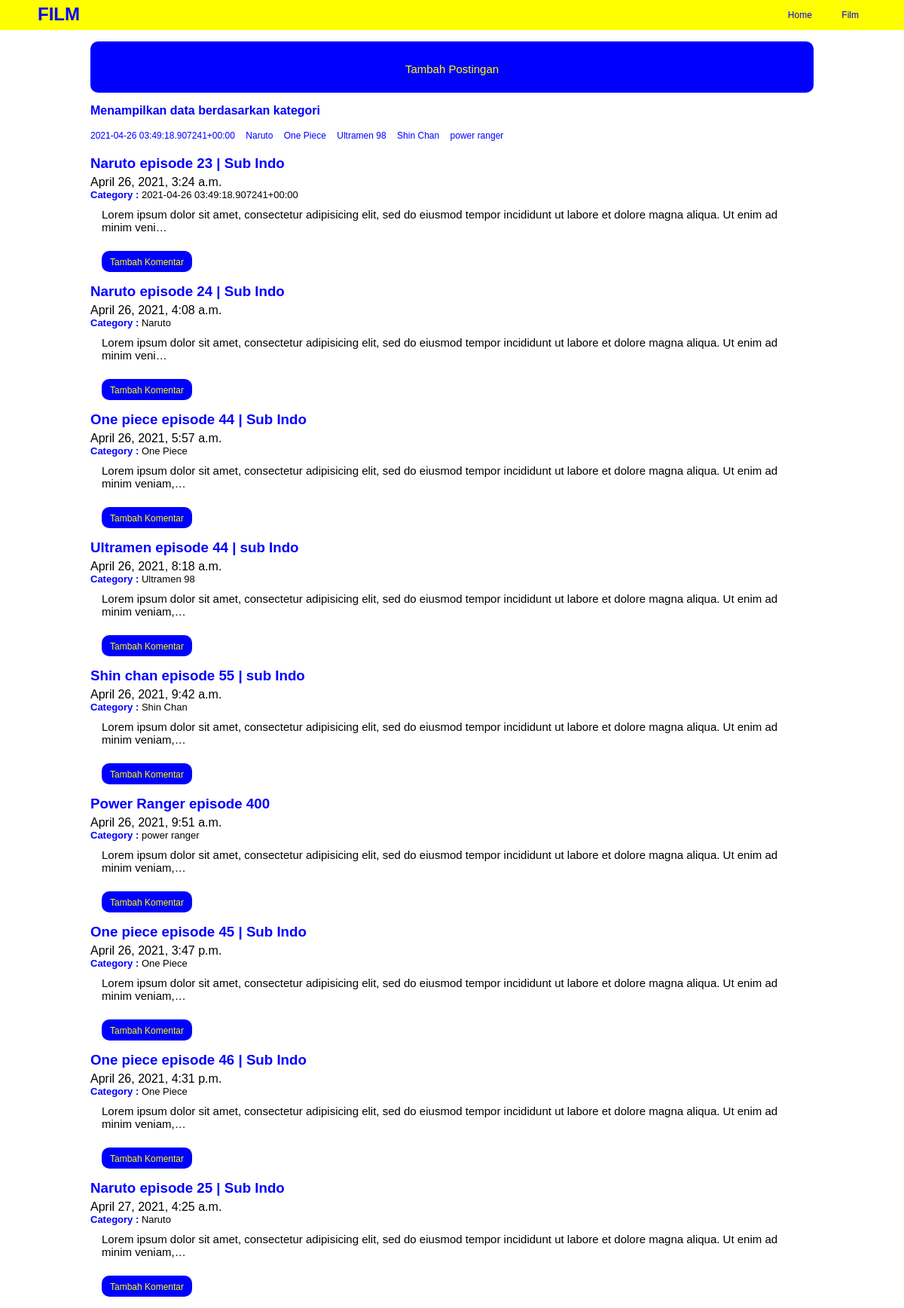
Screenshot of /film/ with the database file from the repository.
### film/models.py (models this page shows, shortened)
class Post(models.Model):
	headline = models.CharField(max_length=100)
	body = models.TextField()
	category = models.CharField(max_length=50, default='film favorit')
	publish = models.DateTimeField(auto_now_add=True)
	update = models.DateTimeField(auto_now=True)
	image = models.ImageField(blank=True, upload_to="image/")
	slug = models.SlugField(blank=True, editable=False)

### film/views.py (the view)
# urls.py: path('', views.index, name='index'),
def index(request):
	posts = Post.objects.all()
	categorys = Post.objects.values('category').distinct()
	context = {
		'title':'Film Terbaru',
		'categorys':categorys,
		'posts':posts,
	}
	return render(request, 'film/index.html', context)

### film/templates/film/index.html
{% extends "base.html" %}
{% block addPost %}
	<div class="add-post">
		<h2><a href="{% url 'film:addpost' %}">Tambah Postingan</a></h2>
	</div>
{% endblock addPost %}
{% block category %}
	<div class="category">
		<h4>Menampilkan data berdasarkan kategori</h4>
	</div>
{% endblock category %}
{% block contents %}
	<ul>
		{% for data_category in categorys %}
			<li>
				<a href="{% url 'film:category' categoryInput=data_category.category %}">{{data_category.category}}</a>
			</li>
		{% endfor %}
	</ul>
	<br>
	{% for post in posts %}
		<a href="{% url 'film:detail' slugInput=post.slug %}"><h3>{{post.headline}}</h3></a>
		<h4>{{post.publish}}</h4>
		<h5><b>Category : </b>{{post.category}}</h5>
		<p>{{post.body | truncatechars:150}}</p>
		<br>
		<div class="add_comment">
			<h4><a href="#">Tambah Komentar</a></h4>
		</div>
	{% endfor %}
{% endblock contents %}

### static/css/style.css (style rules this page uses)
* { padding: 0; margin: 0; font-family: sans-serif; }

### film/static/film/css/style.css (style rules this page uses)
.add-post { padding-bottom: 10px; }
.add-post h2 { font-weight: lighter; background: blue; height: auto; padding: 20px 0; border-radius: 10px; text-align: center; margin: auto; }
.add-post a { text-decoration: none; color: yellow; font-size: 15px; }
.category h4 { margin-bottom: 14px; color: blue; font-weight: bolder; }
h3 { font-weight: bolder; color: blue; }
h4 { font-weight: lighter; margin-top: 5px; }
h5 { font-weight: lighter; font-size: 13px; }
h5 b { color: blue; }
a { text-decoration: none; color: blue; }
p { margin-top: 10px; padding:0 15px; font-size: 15px; }
ul li { display: inline-block; padding-right: 10px; }
ul li a { font-size: 12px; }
.add_comment { padding-bottom: 15px; margin: 0 15px; }
.add_comment h4 { background: blue; padding: 5px 0; width: 120px; border-radius: 10px; text-align: center; }
.add_comment h4 a { color: yellow; font-size: 12px; }

### rows the page displays
Post: headline "Naruto episode 23 | Sub Indo", publish "April 26, 2021, 3:24 a.m.", category "2021-04-26 03:49:18.907241+00:00", body "Lorem ipsum dolor sit amet, consectetur adipisicing elit, sed do eiusmod tempor incididunt ut labore et dolore magna aliqua. Ut enim ad minim veni…"
Post: headline "Naruto episode 24 | Sub Indo", publish "April 26, 2021, 4:08 a.m.", category "Naruto", body "Lorem ipsum dolor sit amet, consectetur adipisicing elit, sed do eiusmod tempor incididunt ut labore et dolore magna aliqua. Ut enim ad minim veni…"
Post: headline "One piece episode 44 | Sub Indo", publish "April 26, 2021, 5:57 a.m.", category "One Piece", body "Lorem ipsum dolor sit amet, consectetur adipisicing elit, sed do eiusmod tempor incididunt ut labore et dolore magna aliqua. Ut enim ad minim veniam,…"
Post: headline "Ultramen episode 44 | sub Indo", publish "April 26, 2021, 8:18 a.m.", category "Ultramen 98", body "Lorem ipsum dolor sit amet, consectetur adipisicing elit, sed do eiusmod tempor incididunt ut labore et dolore magna aliqua. Ut enim ad minim veniam,…"
Post: headline "Shin chan episode 55 | sub Indo", publish "April 26, 2021, 9:42 a.m.", category "Shin Chan", body "Lorem ipsum dolor sit amet, consectetur adipisicing elit, sed do eiusmod tempor incididunt ut labore et dolore magna aliqua. Ut enim ad minim veniam,…"
Post: headline "Power Ranger episode 400", publish "April 26, 2021, 9:51 a.m.", category "power ranger", body "Lorem ipsum dolor sit amet, consectetur adipisicing elit, sed do eiusmod tempor incididunt ut labore et dolore magna aliqua. Ut enim ad minim veniam,…"
Post: headline "One piece episode 45 | Sub Indo", publish "April 26, 2021, 3:47 p.m.", category "One Piece", body "Lorem ipsum dolor sit amet, consectetur adipisicing elit, sed do eiusmod tempor incididunt ut labore et dolore magna aliqua. Ut enim ad minim veniam,…"
Post: headline "One piece episode 46 | Sub Indo", publish "April 26, 2021, 4:31 p.m.", category "One Piece", body "Lorem ipsum dolor sit amet, consectetur adipisicing elit, sed do eiusmod tempor incididunt ut labore et dolore magna aliqua. Ut enim ad minim veniam,…"
Post: headline "Naruto episode 25 | Sub Indo", publish "April 27, 2021, 4:25 a.m.", category "Naruto", body "Lorem ipsum dolor sit amet, consectetur adipisicing elit, sed do eiusmod tempor incididunt ut labore et dolore magna aliqua. Ut enim ad minim veniam,…"

### other values shown
{{ data_category.category }} "2021-04-26 03:49:18.907241+00:00" "Naruto" "One Piece" "Ultramen 98" "Shin Chan" "power ranger"
